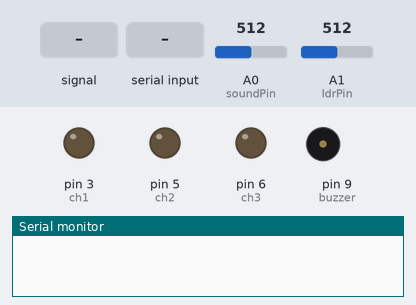
Bench run of a sketch on a simulated Arduino Uno, built with avr-gcc and run on an emulated ATmega328P. Shown: output pins drawn as LEDs (lit = HIGH), buzzer (waves = sounding, pin HIGH), the last lines printed to the serial monitor. Dashed ring = blinking. The test bench sets the inputs (shaded band); at power-on: A0 (soundPin) = 512, A1 (ldrPin) = 512.

Above: at 1.2 s.
1.3 s: A0 (soundPin) fed a 200 Hz sine of ±81 counts around its level
At 1.44 s:
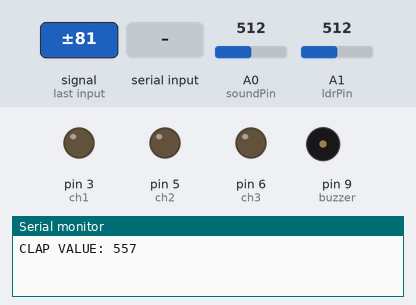
4.3 s: "cccc\n" received over Serial
At 6.05 s:
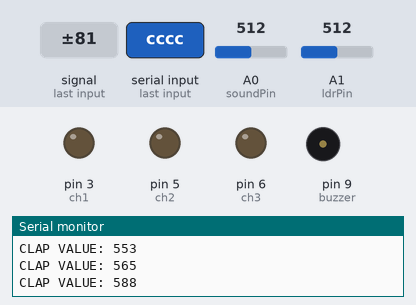
7.3 s: "c\n" received over Serial
At 7.45 s:
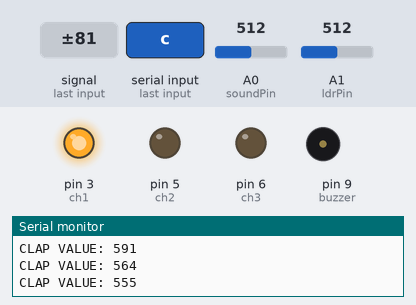
10.3 s: "cc\n" received over Serial
13.3 s: A0 (soundPin) set to 490
At 14.86 s:
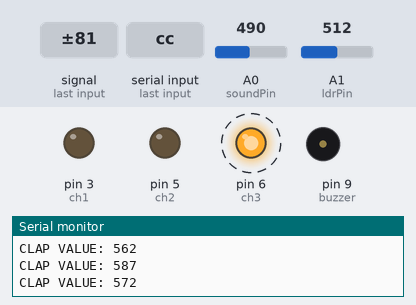
16.3 s: A0 (soundPin) set to 539
17.8 s: A0 (soundPin) set to 566
At 17.94 s:
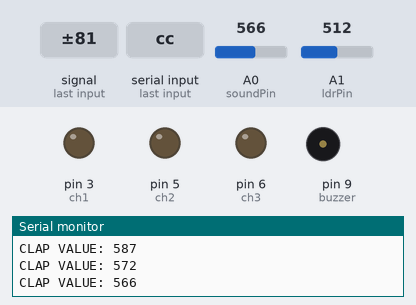
Timing chart, 0 to 21.8 s (numbered marks = the images above; inputs shaded):
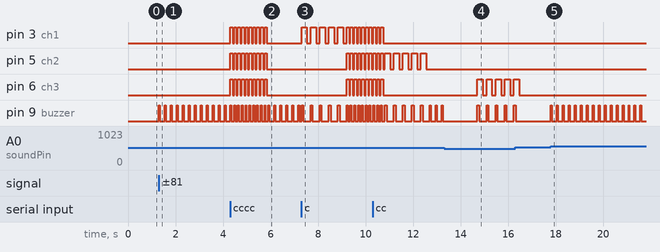

Measured:
- the behaviour switches between 550 and 551 on A0 (soundPin) (found by bisection; images 4 and 5)
- after the input at 1.3 s, pin 9 (buzzer): alternates HIGH for 0.04 s and LOW for 0.21 s, starting at once
- after the input at 4.3 s, pin 3 (ch1), pin 5 (ch2), pin 6 (ch3): alternates HIGH for 0.10 s and LOW for 0.06 s, 20 changes in all, then stays LOW, starting at once
- after the input at 7.3 s, pin 3 (ch1): goes 5 × (HIGH 0.23 s, LOW 0.15 s), 6 × (HIGH 0.10 s, LOW 0.06 s), HIGH 0.10 s, then LOW, starting at once; pin 5 (ch2), pin 6 (ch3): alternates HIGH for 0.10 s and LOW for 0.06 s, starting after 1.9 s
- after the input at 13.3 s, pin 6 (ch3): alternates HIGH for 0.23 s and LOW for 0.15 s, starting after 1.4 s; pin 9 (buzzer): alternates HIGH for 0.08 s and LOW for 0.30 s, starting after 1.4 s
- after the input at 17.8 s, pin 9 (buzzer): alternates HIGH for 0.04 s and LOW for 0.21 s, starting at once

The sketch:

Sound-Triggered_Multi-Channel_Controller.ino
```cpp
const int soundPin = A0;
const int ldrPin = A1;
// Enable only after connecting an LDR divider to A1; a floating input is noisy.
const bool LIGHT_SENSOR_ENABLED = false;

const int ch1 = 3;
const int ch2 = 5;
const int ch3 = 6;

const int buzzer = 9;

int clapCount = 0;
unsigned long lastClapTime = 0;

const int clapGap = 250;
const int windowTime = 1500;

int threshold = 550;
int lightThreshold = 500;

unsigned long lastLightToggle = 0;
const unsigned long lightBlinkInterval = 250;
bool lightState = false;

void setup() {
  pinMode(ch1, OUTPUT);
  pinMode(ch2, OUTPUT);
  pinMode(ch3, OUTPUT);
  pinMode(buzzer, OUTPUT);

  Serial.begin(9600);
}

void loop() {

  // ---------------- SERIAL COMMANDS ----------------
  if (Serial.available()) {
    String cmd = Serial.readStringUntil('\n');
    cmd.trim();

    if ((cmd == "c" || cmd == "1C")) blink(ch1);
    else if ((cmd == "cc" || cmd == "2C")) blink(ch2);
    else if ((cmd == "ccc" || cmd == "3C")) blink(ch3);
    else if ((cmd == "cccc" || cmd == "4C")) fastBlinkAll();
  }

  // ---------------- LIGHT SENSOR ----------------
  int lightValue = analogRead(ldrPin);
  bool isLight = LIGHT_SENSOR_ENABLED && (lightValue > lightThreshold);

  // ---------------- LIGHT BLINK MODE ----------------
  if (isLight) {
    if (millis() - lastLightToggle >= lightBlinkInterval) {
      lastLightToggle = millis();
      lightState = !lightState;

      digitalWrite(ch1, lightState);
      digitalWrite(ch2, lightState);
      digitalWrite(ch3, lightState);
      digitalWrite(buzzer, lightState);
    }
  } else {
    lightState = false;
    digitalWrite(ch1, LOW);
    digitalWrite(ch2, LOW);
    digitalWrite(ch3, LOW);
    digitalWrite(buzzer, LOW);
  }

  // ---------------- SOUND INPUT (IMPROVED) ----------------
  int soundValue = analogRead(soundPin);

  static int peakValue = 0;
  peakValue = max(peakValue, soundValue);

  if (peakValue > threshold) {

    if (millis() - lastClapTime > clapGap) {
      clapCount++;
      lastClapTime = millis();

      Serial.print("CLAP VALUE: ");
      Serial.println(peakValue);

      beep(40);
    }

    peakValue = 0;
  }

  // ---------------- AUTO ACTION ----------------
  if (millis() - lastClapTime > windowTime && clapCount > 0) {

    if (clapCount == 1) blink(ch1);
    else if (clapCount == 2) blink(ch2);
    else if (clapCount == 3) blink(ch3);
    else if (clapCount >= 4) fastBlinkAll();

    clapCount = 0;
  }
}

// ---------------- FUNCTIONS ----------------

void blink(int pin) {
  for (int i = 0; i < 5; i++) {
    digitalWrite(pin, HIGH);
    beep(80);
    delay(150);

    digitalWrite(pin, LOW);
    delay(150);
  }
}

void fastBlinkAll() {
  for (int i = 0; i < 10; i++) {
    digitalWrite(ch1, HIGH);
    digitalWrite(ch2, HIGH);
    digitalWrite(ch3, HIGH);

    beep(40);
    delay(60);

    digitalWrite(ch1, LOW);
    digitalWrite(ch2, LOW);
    digitalWrite(ch3, LOW);

    delay(60);
  }
}

void beep(int duration) {
  digitalWrite(buzzer, HIGH);
  delay(duration);
  digitalWrite(buzzer, LOW);
}
```
